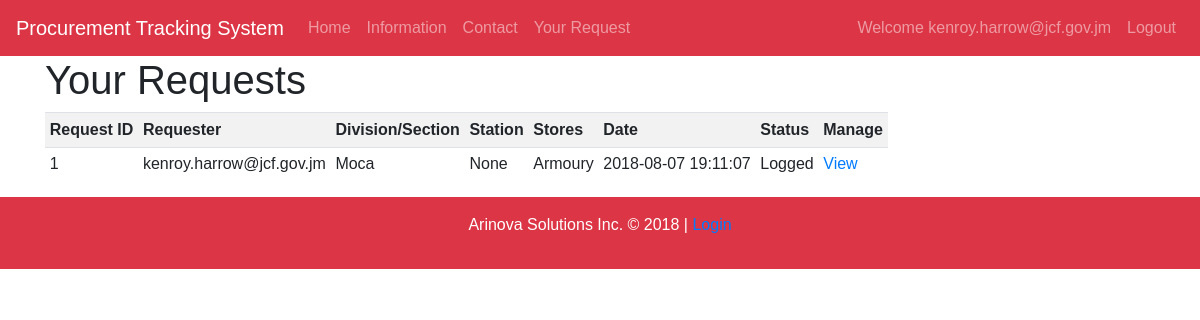
The page /request_your.php (signed in) on the database its author committed.
### tables this page shows
CREATE TABLE IF NOT EXISTS `request_tb` (
  `request_id` int(11) NOT NULL AUTO_INCREMENT,
  `request_date` datetime NOT NULL DEFAULT CURRENT_TIMESTAMP,
  `requester` varchar(40) NOT NULL,
  `division_section` varchar(50) NOT NULL,
  `station` varchar(30) NOT NULL,
  `stores` varchar(30) NOT NULL,
  `status` varchar(30) NOT NULL DEFAULT 'Logged',
  PRIMARY KEY (`request_id`),
  KEY `requester` (`requester`)
);

### request_your.php (the view, shortened to what this page needs)
<?php
	include_once 'inc/dbh.inc.php';
	require_once 'inc/header.inc.php';
?>
<div class = "container">
	<h1>Your Requests</h1>
	<?php
		$query = "SELECT * from request_tb where requester = '$_SESSION[username]' ";
		$command = mysqli_query($conn, $query);
		if(!$command){
			echo '<div class="alert alert-danger">Select Query Failed: '. mysqli_error($conn) . '</div>';
		}
		else
		{
	?>
	<table class="table table-condensed table-sm table-striped table-responsive">
		<tr>
			<th>Request ID</th>
			<th>Requester</th>
			<th>Division/Section</th>
			<th>Station</th>
			<th>Stores</th>
			<th>Date</th>
			<th>Status</th>
			<th>Manage</th>
		</tr>
		<?php
		while($row = mysqli_fetch_array($command)){
			echo '<tr>';
			echo '<td>'.$row['request_id'].'</td>';
			echo '<td>'.$row['requester'].'</td>';
			echo '<td>'.$row['division_section'].'</td>';
			echo '<td>'.$row['station'].'</td>';
			echo '<td>'.$row['stores'].'</td>';
			echo '<td>'.$row['request_date'].'</td>';
			echo '<td>'.$row['status'].'</td>';
			echo "
			<td>
				<a href='request_yourdetail.php?request_id=".$row['request_id']."'>View</a>
			</td>";
			echo '</tr>';
		}
?>
	</table>
<?php
		}
?>
</div>
<?php
	require_once 'inc/footer.inc.php';
?>

### css/styles.css (style rules this page uses)
body { background-image:url(images/index/bg.jpg) no-repeat; background-size:cover; }

### css/slide.css (style rules this page uses)
* { box-sizing:border-box }
body { font-family: Verdana,sans-serif;margin:0 }

### rows shown on the page
request_tb: request_id "1", requester "kenroy.harrow@jcf.gov.jm", division_section "Moca", station "None", stores "Armoury", request_date "2018-08-07 19:11:07", status "Logged"

### other values the page prints
$_SESSION['username'] "kenroy.harrow@jcf.gov.jm"
